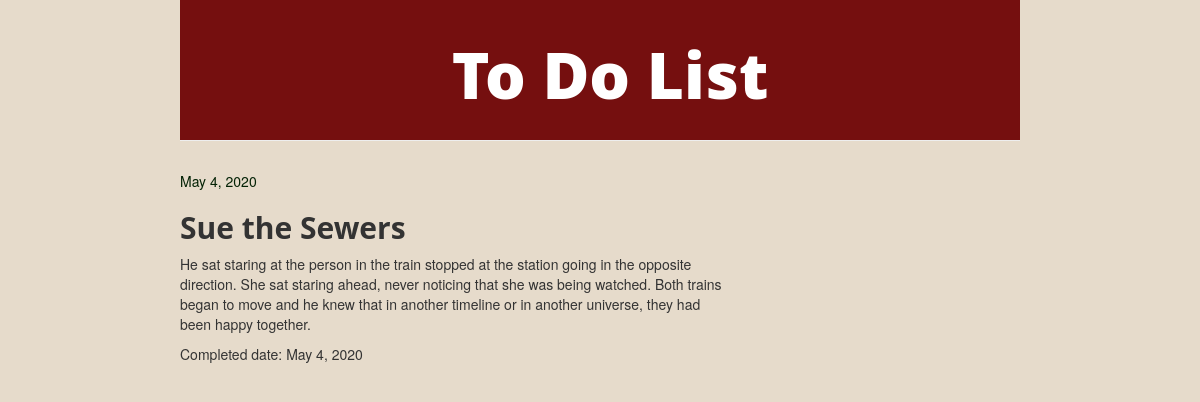
Screenshot of /task/14/ with the database file from the repository.
### todoapp/models.py (models this page shows, shortened)
class Task(models.Model):
    posted_by = models.ForeignKey(settings.AUTH_USER_MODEL, on_delete=models.CASCADE, null=True)
    task_title = models.CharField(max_length=100)
    task_text = models.TextField()
    posted_date = models.DateField(default=timezone.now)
    checkbox = models.BooleanField(default=False)
    completed_date = models.DateField(blank=True, null=True)

### todoapp/views.py (the view)
# urls.py: path('task/<int:pk>/', views.task_detail, name='task_detail'),
def task_detail(request, pk):
    task = get_object_or_404(Task, pk=pk)
    return render(request, 'todoapp/task_detail.html', {'task':task})

### todoapp/templates/todoapp/task_detail.html (shortened to what this page needs)
{% extends 'todoapp/base.html' %}
{% block content %}
    <div class="post">
        {% if task.posted_date %}
            <div class="date">
                {{ task.posted_date }}
            </div>
        {% endif %}
        <h2>{{ task.task_title }}</h2>
        <p>{{ task.task_text|linebreaksbr }}</p>
        <p>Completed date: {{ task.completed_date }}</p>
    </div>
{% endblock %}

### todoapp/static/css/todo.css (style rules this page uses)
body { padding-left: 180px; padding-right: 180px; background-color: rgb(230, 219, 203); }
h1, h2, h3, h4 { font-family: 'Open Sans'; font-weight: bold; }
.date { color: #032205; }

### rows the page displays
Task: posted_date "May 4, 2020", task_title "Sue the Sewers", task_text "He sat staring at the person in the train stopped at the station going in the opposite direction. She sat staring ahead, never noticing that she was being watched. Both trains began to move and he knew that in another timeline or in another universe, they had been happy together.", completed_date "May 4, 2020"
